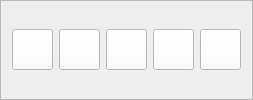
             <widget class="QFrame" name="frame_4">
              <property name="minimumSize">
               <size>
                <width>81</width>
                <height>41</height>
               </size>
              </property>
              <property name="styleSheet">
               <string notr="true">QPushBotton{
	border:none;
}
QPushBotton:hover{
	padding-bottom:5px;
}
</string>
              </property>
              <property name="frameShape">
               <enum>QFrame::StyledPanel</enum>
              </property>
              <property name="frameShadow">
               <enum>QFrame::Raised</enum>
              </property>
              <layout class="QHBoxLayout" name="horizontalLayout">
               <item>
                <widget class="QPushButton" name="exp_report">
                 <property name="minimumSize">
                  <size>
                   <width>41</width>
                   <height>41</height>
                  </size>
                 </property>
                 <property name="cursor">
                  <cursorShape>PointingHandCursor</cursorShape>
                 </property>
                 <property name="toolTip">
                  <string>生成实验报告</string>
                 </property>
                 <property name="styleSheet">
                  <string notr="true">background-color: rgb(255, 255, 255);</string>
                 </property>
                 <property name="text">
                  <string/>
                 </property>
                 <property name="icon">
                  <iconset resource="../srpresources/res.qrc">
                   <normaloff>:/icons/save.png</normaloff>:/icons/save.png</iconset>
                 </property>
                </widget>
               </item>
               <item>
                <widget class="QPushButton" name="send_email">
                 <property name="minimumSize">
                  <size>
                   <width>41</width>
                   <height>41</height>
                  </size>
                 </property>
                 <property name="toolTip">
                  <string>发送邮件</string>
                 </property>
                 <property name="styleSheet">
                  <string notr="true">background-color: rgb(255, 255, 255);</string>
                 </property>
                 <property name="text">
                  <string/>
                 </property>
                 <property name="icon">
                  <iconset resource="../srpresources/res.qrc">
                   <normaloff>:/icons/email.png</normaloff>:/icons/email.png</iconset>
                 </property>
                </widget>
               </item>
               <item>
                <widget class="QPushButton" name="back">
                 <property name="minimumSize">
                  <size>
                   <width>41</width>
                   <height>41</height>
                  </size>
                 </property>
                 <property name="toolTip">
                  <string>返回</string>
                 </property>
                 <property name="styleSheet">
                  <string notr="true">background-color: rgb(255, 255, 255);</string>
                 </property>
                 <property name="text">
                  <string/>
                 </property>
                 <property name="icon">
                  <iconset resource="../srpresources/res.qrc">
                   <normaloff>:/icons/back.png</normaloff>:/icons/back.png</iconset>
                 </property>
                </widget>
               </item>
               <item>
                <widget class="QPushButton" name="mini">
                 <property name="sizePolicy">
                  <sizepolicy hsizetype="Minimum" vsizetype="Fixed">
                   <horstretch>0</horstretch>
                   <verstretch>0</verstretch>
                  </sizepolicy>
                 </property>
                 <property name="minimumSize">
                  <size>
                   <width>41</width>
                   <height>41</height>
                  </size>
                 </property>
                 <property name="toolTip">
                  <string>最小化</string>
                 </property>
                 <property name="styleSheet">
                  <string notr="true">background-color: rgb(255, 255, 255);</string>
                 </property>
                 <property name="text">
                  <string/>
                 </property>
                 <property name="icon">
                  <iconset resource="../srpresources/res.qrc">
                   <normaloff>:/icons/mini.png</normaloff>:/icons/mini.png</iconset>
                 </property>
                </widget>
               </item>
               <item>
                <widget class="QPushButton" name="shutdown">
                 <property name="sizePolicy">
                  <sizepolicy hsizetype="Minimum" vsizetype="Fixed">
                   <horstretch>0</horstretch>
                   <verstretch>0</verstretch>
                  </sizepolicy>
                 </property>
                 <property name="minimumSize">
                  <size>
                   <width>41</width>
                   <height>41</height>
                  </size>
                 </property>
                 <property name="toolTip">
                  <string>关闭</string>
                 </property>
                 <property name="styleSheet">
                  <string notr="true">background-color: rgb(255, 255, 255);</string>
                 </property>
                 <property name="text">
                  <string/>
                 </property>
                 <property name="icon">
                  <iconset resource="../srpresources/res.qrc">
                   <normaloff>:/icons/close.png</normaloff>:/icons/close.png</iconset>
                 </property>
                </widget>
               </item>
              </layout>
             </widget>
